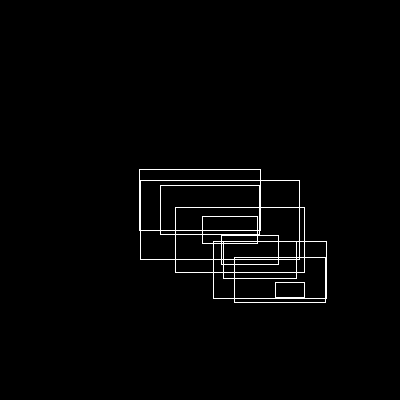
Frame 1 (no input)
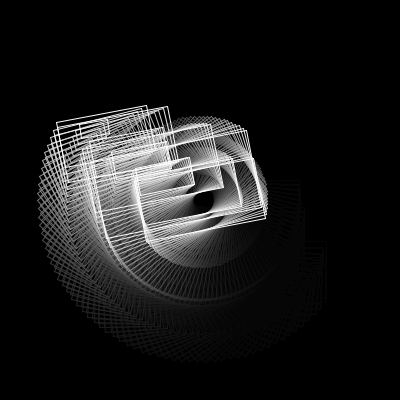
Frame 60 (the mouse pressed at the canvas centre just before this capture)
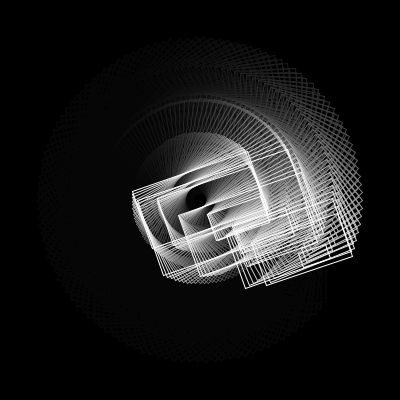
Frame 120 (the mouse held since frame 60 and released just before this capture)

The Processing sketch that drew these frames (run headless with seeded random() and noise(); from frame 60 on, the mouse is pressed at the canvas centre):

// Processing sketch: spinning_rectangles
// ── spinning_rectangles.pde
float r =0;
static final int no = 10;

void setup() {
  size(400, 400);
  background(0);

  rectMode(CENTER);
}

void draw() {
  noStroke();
  fill(0, 20);
  rect(200, 200, width, height);
  noFill();
  stroke(255);
  translate(width/2, height/2);
  rotate(r);

  for ( int i = 0; i < no; i++) {
    rect(0 + i*10, 0 + i*10, 200 * noise(i), 100 * noise(i));
  }
  r = r + 0.05;
}
